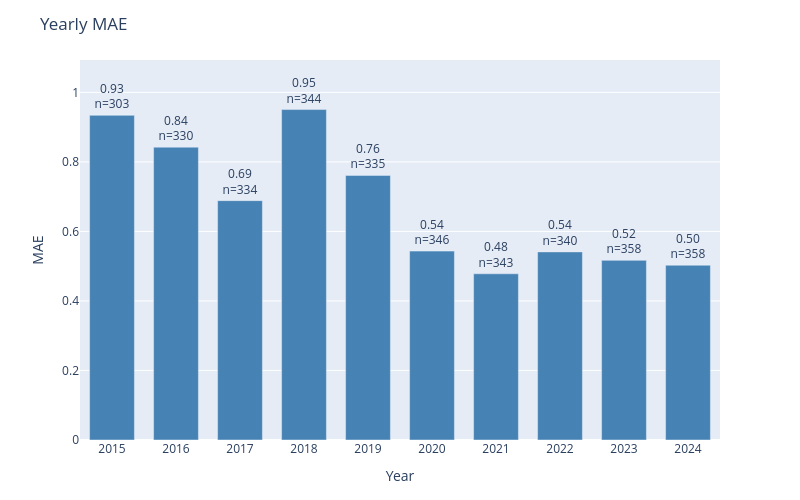

Source (notebook cell):
### Code cell
plot_error_by_group(
    df=results_test,
    y_true_col='actual',
    y_pred_col='prediction',
    date_col='dt_temp',
    group_by='year',
    metric='mae',
    title='Yearly MAE'
)

### Figure 1 — Plotly figure (JSON) as saved in the notebook; plotly's stock layout.template omitted (floating-point values rounded to 4 significant figures)
{"data": [{"marker": {"color": "steelblue"}, "text": ["0.93<br>n=303", "0.84<br>n=330", "0.69<br>n=334", "0.95<br>n=344", "0.76<br>n=335", "0.54<br>n=346", "0.48<br>n=343", "0.54<br>n=340", "0.52<br>n=358", "0.50<br>n=358"], "textposition": "outside", "type": "bar", "x": ["2015", "2016", "2017", "2018", "2019", "2020", "2021", "2022", "2023", "2024"], "y": [0.934, 0.8424, 0.6886, 0.9506, 0.7612, 0.5434, 0.4781, 0.5412, 0.5168, 0.5028]}], "layout": {"bargap": 0.3, "height": 500, "margin": {"b": 60, "t": 60}, "title": {"text": "Yearly MAE"}, "uniformtext": {"minsize": 8, "mode": "hide"}, "width": 800, "xaxis": {"title": {"text": "Year"}}, "yaxis": {"range": [0, 1.093], "title": {"text": "MAE"}}}}
